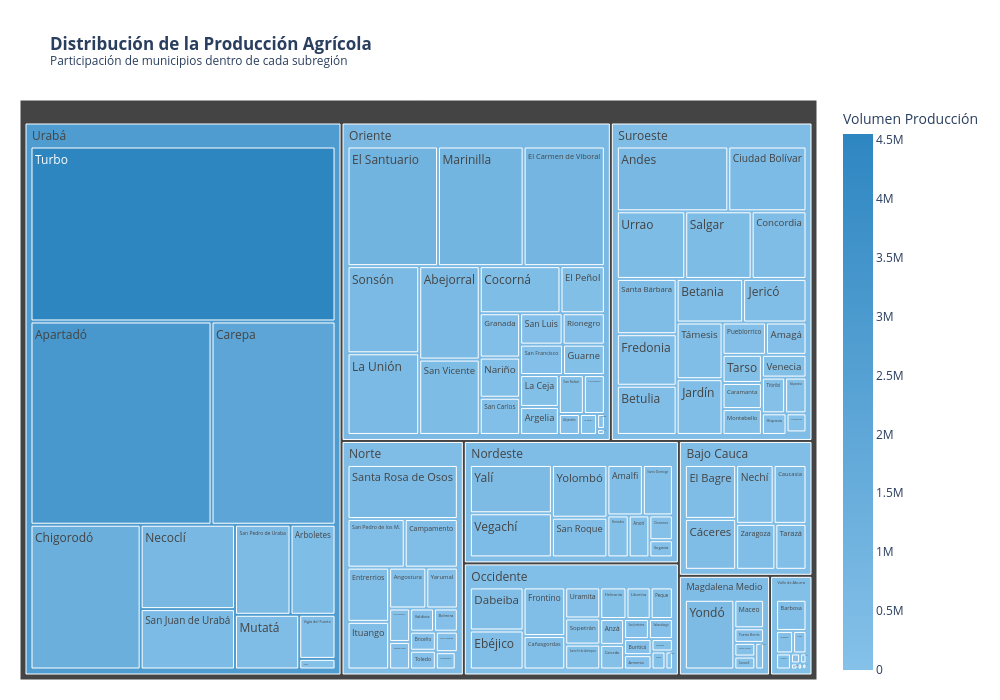

This figure's notebook cell:
### Code cell
fig = func.peso_produccion_sub_municipio(df_completo)
fig.show()

### Figure 1 — Plotly figure (JSON) as saved in the notebook; plotly's stock layout.template omitted (floating-point values rounded to 4 significant figures; data arrays with more than 128 entries replaced by an {"elided": "..."} marker saying what was removed)
{"data": [{"branchvalues": "total", "customdata": {"elided": "135x1 float values"}, "domain": {"x": [0, 1], "y": [0, 1]}, "hovertemplate": "<b>%{label}</b><br>Producción: %{value:,.0f}<extra></extra>", "ids": {"elided": "135 str values"}, "labels": {"elided": "135 str values"}, "marker": {"coloraxis": "coloraxis", "colors": {"elided": "135 float values"}}, "name": "", "parents": {"elided": "135 str values"}, "type": "treemap", "values": {"elided": "135 float values"}}], "layout": {"coloraxis": {"colorbar": {"title": {"text": "Volumen Producción"}}, "colorscale": [[0, "#85C1E9"], [1, "#2E86C1"]]}, "height": 700, "legend": {"tracegroupgap": 0}, "margin": {"b": 20, "l": 20, "r": 20, "t": 100}, "title": {"text": "<b>Distribución de la Producción Agrícola</b><br><sup>Participación de municipios dentro de cada subregión</sup>"}, "width": 1000}}
